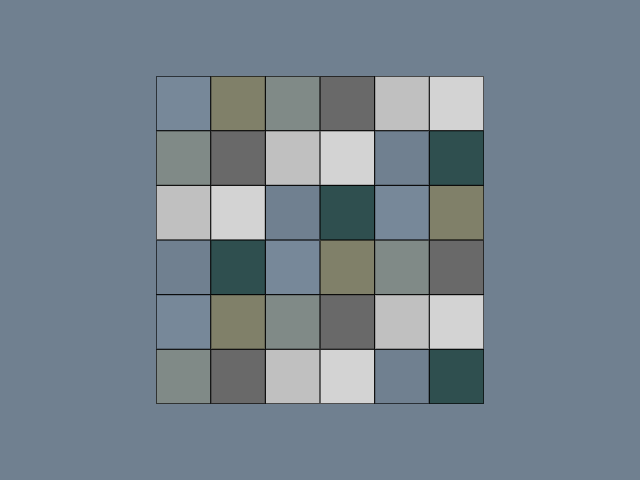

Recreate this plot in Python.
#!/usr/bin/env python

# Create custom vtkColorSeries from VTK named colors (Grey) and display them on a plane.


# Factory overrides: importing these modules registers the OpenGL rendering
# and interaction style implementations for vtkRenderingCore factory classes.
import vtkmodules.vtkInteractionStyle  # noqa: F401
import vtkmodules.vtkRenderingOpenGL2  # noqa: F401

# VTK pipeline classes used in this example
from vtkmodules.vtkCommonColor import (
    vtkColorSeries,
    vtkNamedColors,
)
from vtkmodules.vtkCommonCore import (
    vtkFloatArray,
    vtkLookupTable,
)
from vtkmodules.vtkFiltersSources import vtkPlaneSource
from vtkmodules.vtkRenderingCore import (
    vtkActor,
    vtkPolyDataMapper,
    vtkRenderWindow,
    vtkRenderWindowInteractor,
    vtkRenderer,
)

# Colors (normalized RGB)
slate_gray = (0.439, 0.502, 0.565)

# Color series definitions: scheme name and list of VTK named color strings
COLOR_SERIES = {
    "Grey": ("VTKGreyColors", [
        "cold_grey", "dim_grey", "grey", "light_grey", "slate_grey",
        "slate_grey_dark", "slate_grey_light", "warm_grey",
    ]),
}

# Select the color series
series_name = "Grey"

nc = vtkNamedColors()
scheme_name, color_names = COLOR_SERIES[series_name]

# Build the vtkColorSeries from named colors
color_series = vtkColorSeries()
color_series.SetColorSchemeByName(scheme_name)
for name in color_names:
    color_series.AddColor(nc.GetColor3ub(name))

num_colors = color_series.GetNumberOfColors()
print(f"Number of colors: {num_colors}")

# Source: generate a 6x6 plane
x_res, y_res = 6, 6
plane = vtkPlaneSource()
plane.SetXResolution(x_res)
plane.SetYResolution(y_res)
table_size = x_res * y_res + 1

# Cell data: assign increasing scalar values
cell_data = vtkFloatArray()
for i in range(x_res * y_res):
    cell_data.InsertNextValue(i)
plane.Update()
plane.GetOutput().GetCellData().SetScalars(cell_data)

# Lookup table: populate from the color series
lut = vtkLookupTable()
lut.SetNumberOfTableValues(table_size)
lut.SetTableRange(0, table_size)
for i in range(table_size):
    color = color_series.GetColorRepeating(i)
    lut.SetTableValue(i, color.GetRed() / 255.0, color.GetGreen() / 255.0,
                      color.GetBlue() / 255.0, 1.0)

# Mapper: map cell scalars through the lookup table
mapper = vtkPolyDataMapper()
mapper.SetLookupTable(lut)
mapper.SetInputConnection(plane.GetOutputPort())
mapper.SetScalarModeToUseCellData()
mapper.SetScalarRange(0, table_size)

# Actor: assign the mapped geometry with visible edges
actor = vtkActor()
actor.SetMapper(mapper)
actor.GetProperty().EdgeVisibilityOn()

# Renderer: assemble the scene and configure the camera
renderer = vtkRenderer()
renderer.AddActor(actor)
renderer.SetBackground(slate_gray)

# Window: display the rendered scene
render_window = vtkRenderWindow()
render_window.AddRenderer(renderer)
render_window.SetWindowName("color series spectral")
render_window.SetMultiSamples(0)
render_window.SetSize(640, 480)

# Interactor: handle mouse and keyboard events
render_window_interactor = vtkRenderWindowInteractor()
render_window_interactor.SetRenderWindow(render_window)

# Launch the interactive visualization
render_window_interactor.Initialize()
render_window_interactor.Start()
